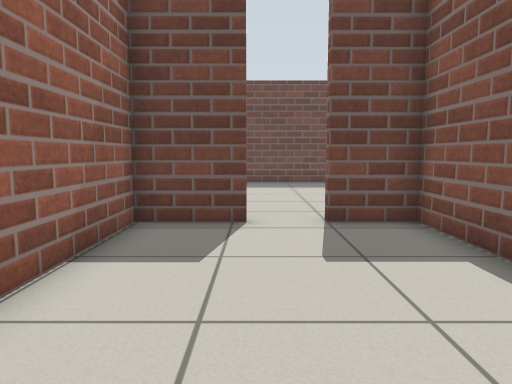
view 1 (above)

16 first-person views from a walk through a robot-simulator world made for Gazebo. The camera is 0.72 m above the floor, tilts 6° down and sees 70° across. The floor is counted in squares, 0.5 m on a side. Each view is taken from the middle of a square. On the plan, view 1 faces up. The plan holds only what a view shows up to about 16 squares ahead; the rest is blank. The place goes on beyond the plan.

view 2
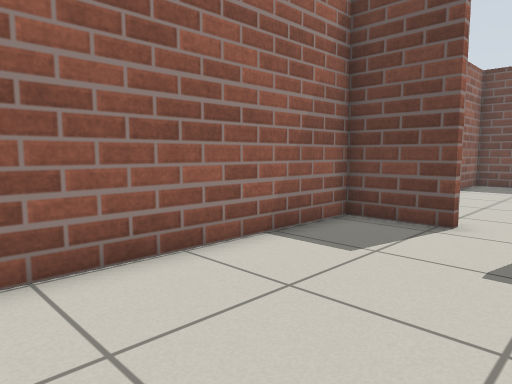

view 3
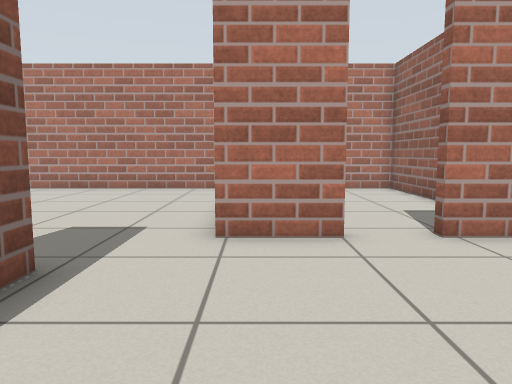

view 4
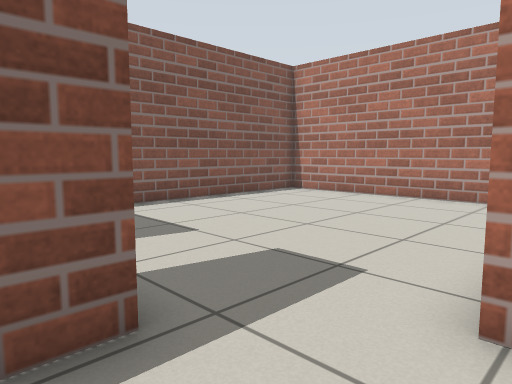

view 5
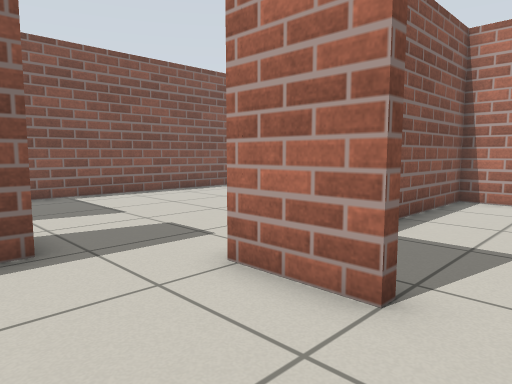

view 6
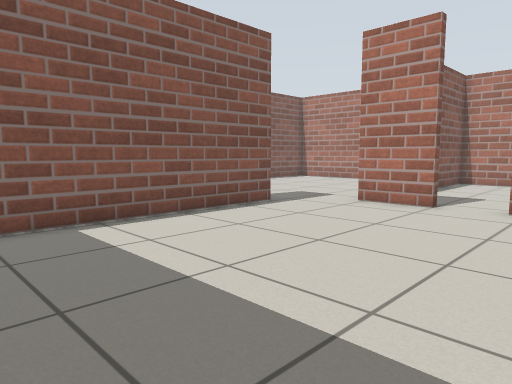

view 7
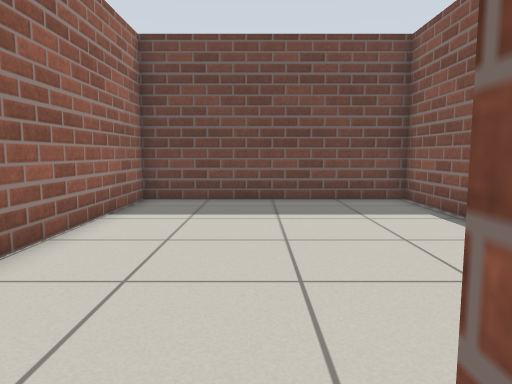

view 8
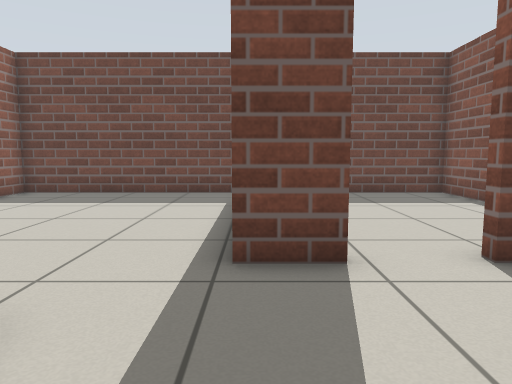

view 9
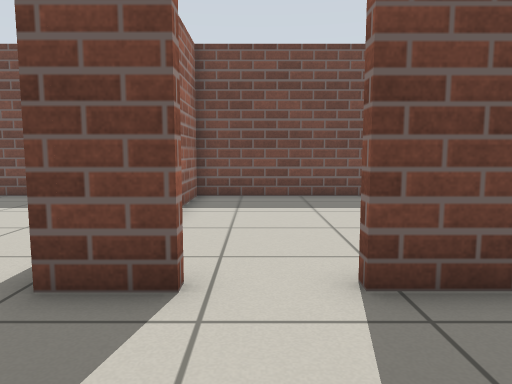

view 10
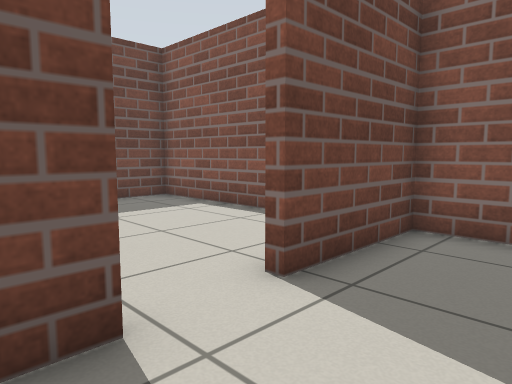

view 11
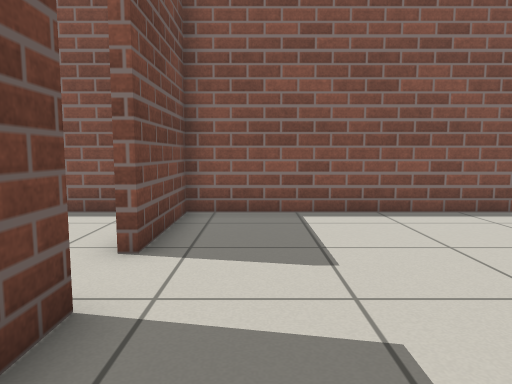

view 12
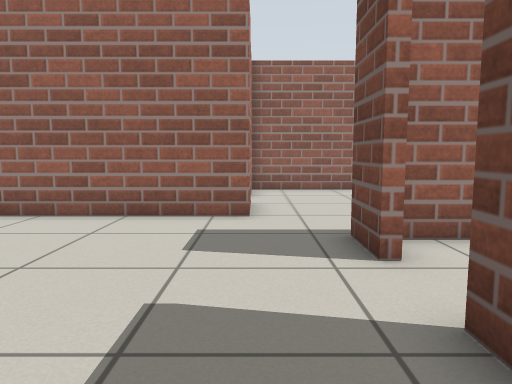

view 13
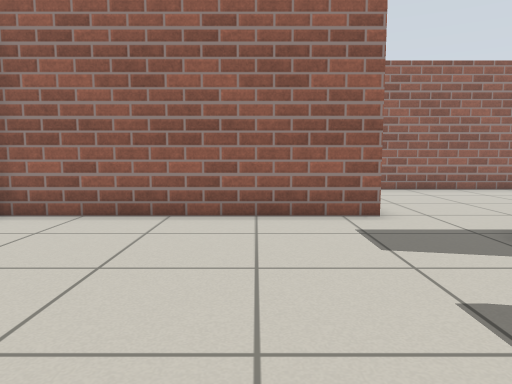

view 14
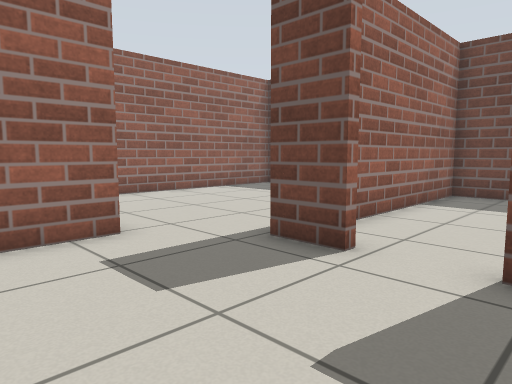

view 15
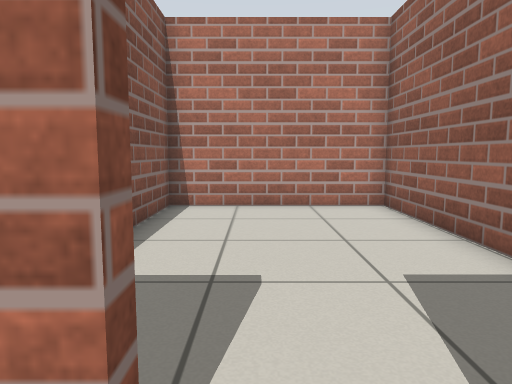

view 16
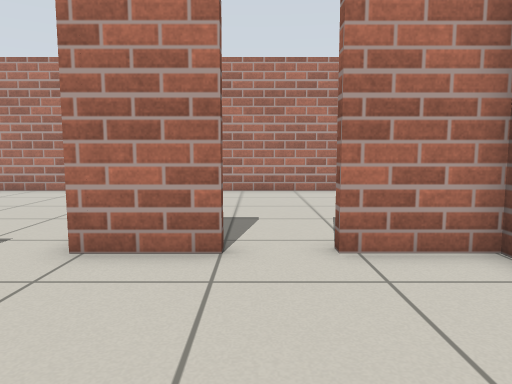

### Floor plan
Ten units are one square. View 1 is at (0, 0); x grows to the right and y downward. Boxes are objects, and circles mark ways between rooms. Rooms are numbered by the first view taken in them; rooms with no view inside come last. Other rooms are left out.
<svg viewBox="-30 -189 164 204">
<path fill="none" stroke="#000" d="M34 -47 34 -75 15 -75M-1 -75 -25 -75 -25 10 34 10 34 -32M14 -78 37 -78M57 -97 57 -184 -25 -184 -25 -78 -1 -78M73 -97 57 -97M37 -78 37 9M46 10 129 10 129 -97 91 -97M129 -114 129 -184 60 -184 60 -104"/>
<circle cx="5" cy="-80" r="3" fill="#2a7"/>
<circle cx="45" cy="-95" r="3" fill="#2a7"/>
<circle cx="85" cy="-100" r="3" fill="#2a7"/>
<text x="0" y="-40">1</text>
<text x="10" y="-140">2</text>
<text x="80" y="-50">3</text>
<text x="90" y="-150">4</text>
</svg>
Room 1 opens to room 2. Room 2 opens to room 3. Room 3 opens to room 4.

Where each view was taken, in squares from view 1:
view 1: 0 up, 0 right, facing up
view 2: 0 up, 2 right, facing up-left
view 3: 14 up, 3 right, facing down
view 4: 11 up, 3 right, facing down-right
view 5: 11 up, 0 right, facing down-right
view 6: 18 up, 2 left, facing down-right
view 7: 7 up, 1 right, facing up
view 8: 5 up, 6 right, facing up
view 9: 6 up, 8 right, facing up
view 10: 7 up, 6 right, facing up-right
view 11: 8 up, 4 right, facing right
view 12: 8 up, 12 right, facing left
view 13: 5 up, 12 right, facing left
view 14: 5 up, 10 right, facing up-left
view 15: 9 up, 1 right, facing down
view 16: 13 up, 1 right, facing down
